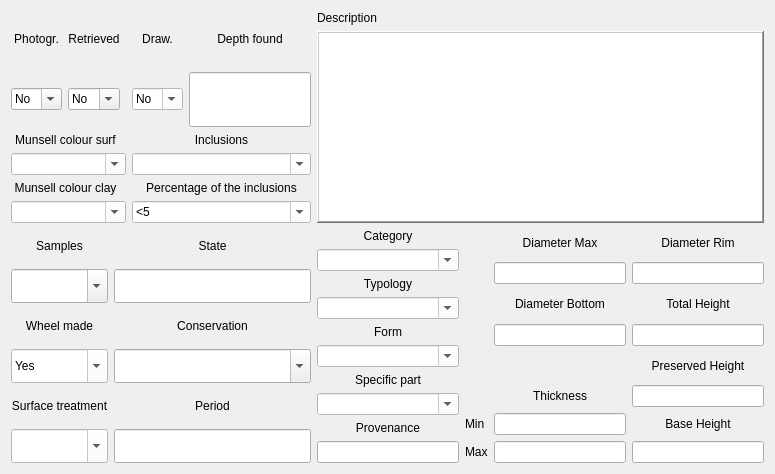
   <widget class="QWidget" name="tab">
    <attribute name="title">
     <string>Description data</string>
    </attribute>
    <layout class="QGridLayout" name="gridLayout_11">
     <item row="2" column="1" rowspan="2" colspan="2">
      <layout class="QGridLayout" name="gridLayout_4">
       <item row="0" column="0">
        <widget class="QLabel" name="label_26">
         <property name="sizePolicy">
          <sizepolicy hsizetype="Preferred" vsizetype="Expanding">
           <horstretch>0</horstretch>
           <verstretch>0</verstretch>
          </sizepolicy>
         </property>
         <property name="locale">
          <locale language="English" country="UnitedKingdom"/>
         </property>
         <property name="text">
          <string>Category</string>
         </property>
         <property name="alignment">
          <set>Qt::AlignCenter</set>
         </property>
        </widget>
       </item>
       <item row="1" column="0">
        <widget class="QComboBox" name="comboBox_category">
         <property name="enabled">
          <bool>true</bool>
         </property>
         <property name="sizePolicy">
          <sizepolicy hsizetype="Preferred" vsizetype="Expanding">
           <horstretch>0</horstretch>
           <verstretch>0</verstretch>
          </sizepolicy>
         </property>
         <property name="styleSheet">
          <string notr="true">background-color: rgb(255, 255, 255);</string>
         </property>
         <property name="locale">
          <locale language="English" country="UnitedKingdom"/>
         </property>
         <property name="editable">
          <bool>true</bool>
         </property>
         <item>
          <property name="text">
           <string/>
          </property>
         </item>
         <item>
          <property name="text">
           <string>Coarse ware</string>
          </property>
         </item>
         <item>
          <property name="text">
           <string>Cooking ware</string>
          </property>
         </item>
         <item>
          <property name="text">
           <string>Fine ware</string>
          </property>
         </item>
         <item>
          <property name="text">
           <string>Transport containers</string>
          </property>
         </item>
         <item>
          <property name="text">
           <string>Storage ware</string>
          </property>
         </item>
        </widget>
       </item>
       <item row="2" column="0">
        <widget class="QLabel" name="label_16">
         <property name="sizePolicy">
          <sizepolicy hsizetype="Preferred" vsizetype="Expanding">
           <horstretch>0</horstretch>
           <verstretch>0</verstretch>
          </sizepolicy>
         </property>
         <property name="locale">
          <locale language="English" country="UnitedKingdom"/>
         </property>
         <property name="text">
          <string>Typology</string>
         </property>
         <property name="alignment">
          <set>Qt::AlignCenter</set>
         </property>
        </widget>
       </item>
       <item row="3" column="0">
        <widget class="QComboBox" name="comboBox_typology">
         <property name="sizePolicy">
          <sizepolicy hsizetype="Preferred" vsizetype="Expanding">
           <horstretch>0</horstretch>
           <verstretch>0</verstretch>
          </sizepolicy>
         </property>
         <property name="styleSheet">
          <string notr="true">background-color: rgb(255, 255, 255);</string>
         </property>
         <property name="locale">
          <locale language="English" country="UnitedKingdom"/>
         </property>
         <property name="editable">
          <bool>true</bool>
         </property>
         <item>
          <property name="text">
           <string/>
          </property>
         </item>
         <item>
          <property name="text">
           <string>Amphora</string>
          </property>
         </item>
         <item>
          <property name="text">
           <string>Basin</string>
          </property>
         </item>
         <item>
          <property name="text">
           <string>Bottle</string>
          </property>
         </item>
         <item>
          <property name="text">
           <string>Bowl</string>
          </property>
         </item>
         <item>
          <property name="text">
           <string>Cooking pot</string>
          </property>
         </item>
         <item>
          <property name="text">
           <string>Jar</string>
          </property>
         </item>
         <item>
          <property name="text">
           <string>Jug</string>
          </property>
         </item>
         <item>
          <property name="text">
           <string>Juglet</string>
          </property>
         </item>
         <item>
          <property name="text">
           <string>Plate</string>
          </property>
         </item>
        </widget>
       </item>
       <item row="4" column="0">
        <widget class="QLabel" name="label_23">
         <property name="sizePolicy">
          <sizepolicy hsizetype="Preferred" vsizetype="Expanding">
           <horstretch>0</horstretch>
           <verstretch>0</verstretch>
          </sizepolicy>
         </property>
         <property name="locale">
          <locale language="English" country="UnitedKingdom"/>
         </property>
         <property name="text">
          <string>Form</string>
         </property>
         <property name="alignment">
          <set>Qt::AlignCenter</set>
         </property>
        </widget>
       </item>
       <item row="5" column="0">
        <widget class="QComboBox" name="comboBox_form">
         <property name="enabled">
          <bool>true</bool>
         </property>
         <property name="sizePolicy">
          <sizepolicy hsizetype="Preferred" vsizetype="Expanding">
           <horstretch>0</horstretch>
           <verstretch>0</verstretch>
          </sizepolicy>
         </property>
         <property name="styleSheet">
          <string notr="true">background-color: rgb(255, 255, 255);</string>
         </property>
         <property name="locale">
          <locale language="English" country="UnitedKingdom"/>
         </property>
         <property name="editable">
          <bool>true</bool>
         </property>
        </widget>
       </item>
       <item row="6" column="0">
        <widget class="QLabel" name="label_15">
         <property name="sizePolicy">
          <sizepolicy hsizetype="Preferred" vsizetype="Expanding">
           <horstretch>0</horstretch>
           <verstretch>0</verstretch>
          </sizepolicy>
         </property>
         <property name="locale">
          <locale language="English" country="UnitedKingdom"/>
         </property>
         <property name="text">
          <string>Specific part</string>
         </property>
         <property name="alignment">
          <set>Qt::AlignCenter</set>
         </property>
        </widget>
       </item>
       <item row="7" column="0">
        <widget class="QComboBox" name="comboBox_specific_form">
         <property name="enabled">
          <bool>true</bool>
         </property>
         <property name="sizePolicy">
          <sizepolicy hsizetype="Preferred" vsizetype="Expanding">
           <horstretch>0</horstretch>
           <verstretch>0</verstretch>
          </sizepolicy>
         </property>
         <property name="styleSheet">
          <string notr="true">background-color: rgb(255, 255, 255);</string>
         </property>
         <property name="locale">
          <locale language="English" country="UnitedKingdom"/>
         </property>
         <property name="editable">
          <bool>true</bool>
         </property>
         <item>
          <property name="text">
           <string/>
          </property>
         </item>
         <item>
          <property name="text">
           <string>Body</string>
          </property>
         </item>
         <item>
          <property name="text">
           <string>Upper body</string>
          </property>
         </item>
         <item>
          <property name="text">
           <string>Rim</string>
          </property>
         </item>
         <item>
          <property name="text">
           <string>Neck</string>
          </property>
         </item>
         <item>
          <property name="text">
           <string>Handle</string>
          </property>
         </item>
         <item>
          <property name="text">
           <string>Wall</string>
          </property>
         </item>
         <item>
          <property name="text">
           <string>Base</string>
          </property>
         </item>
        </widget>
       </item>
       <item row="8" column="0">
        <widget class="QLabel" name="label_138">
         <property name="sizePolicy">
          <sizepolicy hsizetype="Preferred" vsizetype="Expanding">
           <horstretch>0</horstretch>
           <verstretch>0</verstretch>
          </sizepolicy>
         </property>
         <property name="locale">
          <locale language="English" country="UnitedKingdom"/>
         </property>
         <property name="text">
          <string>Provenance</string>
         </property>
         <property name="alignment">
          <set>Qt::AlignCenter</set>
         </property>
        </widget>
       </item>
       <item row="9" column="0">
        <widget class="QLineEdit" name="lineEdit_provenance">
         <property name="sizePolicy">
          <sizepolicy hsizetype="Expanding" vsizetype="Expanding">
           <horstretch>0</horstretch>
           <verstretch>0</verstretch>
          </sizepolicy>
         </property>
         <property name="locale">
          <locale language="English" country="UnitedKingdom"/>
         </property>
         <property name="text">
          <string/>
         </property>
        </widget>
       </item>
      </layout>
     </item>
     <item row="0" column="1" colspan="3">
      <widget class="QLabel" name="label_24">
       <property name="locale">
        <locale language="English" country="UnitedKingdom"/>
       </property>
       <property name="frameShape">
        <enum>QFrame::NoFrame</enum>
       </property>
       <property name="frameShadow">
        <enum>QFrame::Sunken</enum>
       </property>
       <property name="text">
        <string>Description</string>
       </property>
      </widget>
     </item>
     <item row="0" column="0" rowspan="2">
      <layout class="QGridLayout" name="gridLayout_7">
       <item row="0" column="4">
        <widget class="QLabel" name="label_132">
         <property name="sizePolicy">
          <sizepolicy hsizetype="Preferred" vsizetype="Expanding">
           <horstretch>0</horstretch>
           <verstretch>0</verstretch>
          </sizepolicy>
         </property>
         <property name="locale">
          <locale language="English" country="UnitedKingdom"/>
         </property>
         <property name="text">
          <string>Depth found</string>
         </property>
         <property name="alignment">
          <set>Qt::AlignCenter</set>
         </property>
        </widget>
       </item>
       <item row="5" column="3" colspan="2">
        <widget class="QComboBox" name="comboBox_percent_inclusion">
         <property name="styleSheet">
          <string notr="true">background-color: rgb(255, 255, 255);</string>
         </property>
         <property name="locale">
          <locale language="English" country="UnitedKingdom"/>
         </property>
         <property name="editable">
          <bool>true</bool>
         </property>
         <item>
          <property name="text">
           <string>&lt;5</string>
          </property>
         </item>
         <item>
          <property name="text">
           <string>5-25</string>
          </property>
         </item>
         <item>
          <property name="text">
           <string>26-50</string>
          </property>
         </item>
         <item>
          <property name="text">
           <string>51-90</string>
          </property>
         </item>
         <item>
          <property name="text">
           <string>&gt;90</string>
          </property>
         </item>
        </widget>
       </item>
       <item row="4" column="0" colspan="2">
        <widget class="QLabel" name="label_9">
         <property name="locale">
          <locale language="English" country="UnitedKingdom"/>
         </property>
         <property name="text">
          <string>Munsell colour clay</string>
         </property>
         <property name="alignment">
          <set>Qt::AlignCenter</set>
         </property>
        </widget>
       </item>
       <item row="5" column="0" colspan="3">
        <widget class="QComboBox" name="comboBox_munsell_clay">
         <property name="styleSheet">
          <string notr="true">background-color: rgb(255, 255, 255);</string>
         </property>
         <property name="locale">
          <locale language="English" country="UnitedKingdom"/>
         </property>
         <property name="editable">
          <bool>true</bool>
         </property>
         <item>
          <property name="text">
           <string/>
          </property>
         </item>
        </widget>
       </item>
       <item row="0" column="0">
        <widget class="QLabel" name="label_20">
         <property name="locale">
          <locale language="English" country="UnitedKingdom"/>
         </property>
         <property name="frameShape">
          <enum>QFrame::NoFrame</enum>
         </property>
         <property name="text">
          <string>Photogr.</string>
         </property>
         <property name="alignment">
          <set>Qt::AlignCenter</set>
         </property>
        </widget>
       </item>
       <item row="3" column="0" colspan="3">
        <widget class="QComboBox" name="comboBox_munsell_surf">
         <property name="styleSheet">
          <string notr="true">background-color: rgb(255, 255, 255);</string>
         </property>
         <property name="locale">
          <locale language="English" country="UnitedKingdom"/>
         </property>
         <property name="editable">
          <bool>true</bool>
         </property>
         <item>
          <property name="text">
           <string/>
          </property>
         </item>
        </widget>
       </item>
       <item row="2" column="3" colspan="2">
        <widget class="QLabel" name="label_17">
         <property name="locale">
          <locale language="English" country="UnitedKingdom"/>
         </property>
         <property name="text">
          <string>Inclusions</string>
         </property>
         <property name="alignment">
          <set>Qt::AlignCenter</set>
         </property>
        </widget>
       </item>
       <item row="1" column="0">
        <widget class="QComboBox" name="comboBox_photo">
         <property name="locale">
          <locale language="English" country="UnitedKingdom"/>
         </property>
         <property name="editable">
          <bool>true</bool>
         </property>
         <item>
          <property name="text">
           <string>No</string>
          </property>
         </item>
         <item>
          <property name="text">
           <string>Yes</string>
          </property>
         </item>
        </widget>
       </item>
       <item row="0" column="1">
        <widget class="QLabel" name="label_13">
         <property name="locale">
          <locale language="English" country="UnitedKingdom"/>
         </property>
         <property name="frameShape">
          <enum>QFrame::NoFrame</enum>
         </property>
         <property name="text">
          <string>Retrieved</string>
         </property>
         <property name="alignment">
          <set>Qt::AlignCenter</set>
         </property>
        </widget>
       </item>
       <item row="1" column="1">
        <widget class="QComboBox" name="comboBox_ret">
         <property name="locale">
          <locale language="English" country="UnitedKingdom"/>
         </property>
         <property name="editable">
          <bool>true</bool>
         </property>
         <item>
          <property name="text">
           <string>No</string>
          </property>
         </item>
         <item>
          <property name="text">
           <string>Yes</string>
          </property>
         </item>
        </widget>
       </item>
       <item row="4" column="3" colspan="2">
        <widget class="QLabel" name="label_18">
         <property name="locale">
          <locale language="English" country="UnitedKingdom"/>
         </property>
         <property name="text">
          <string>Percentage of the inclusions</string>
         </property>
         <property name="alignment">
          <set>Qt::AlignCenter</set>
         </property>
        </widget>
       </item>
       <item row="2" column="0" colspan="2">
        <widget class="QLabel" name="label_10">
         <property name="locale">
          <locale language="English" country="UnitedKingdom"/>
         </property>
         <property name="text">
          <string>Munsell colour surf</string>
         </property>
         <property name="alignment">
          <set>Qt::AlignCenter</set>
         </property>
        </widget>
       </item>
       <item row="1" column="3">
        <widget class="QComboBox" name="comboBox_draw">
         <property name="styleSheet">
          <string notr="true">background-color: rgb(255, 255, 255);</string>
         </property>
         <property name="locale">
          <locale language="English" country="UnitedKingdom"/>
         </property>
         <property name="editable">
          <bool>true</bool>
         </property>
         <item>
          <property name="text">
           <string>No</string>
          </property>
         </item>
         <item>
          <property name="text">
           <string>Yes</string>
          </property>
         </item>
        </widget>
       </item>
       <item row="0" column="3">
        <widget class="QLabel" name="label_11">
         <property name="locale">
          <locale language="English" country="UnitedKingdom"/>
         </property>
         <property name="text">
          <string>Draw.</string>
         </property>
         <property name="alignment">
          <set>Qt::AlignCenter</set>
         </property>
        </widget>
       </item>
       <item row="1" column="4">
        <widget class="QLineEdit" name="lineEdit_depth">
         <property name="sizePolicy">
          <sizepolicy hsizetype="Expanding" vsizetype="Expanding">
           <horstretch>0</horstretch>
           <verstretch>0</verstretch>
          </sizepolicy>
         </property>
         <property name="locale">
          <locale language="English" country="UnitedKingdom"/>
         </property>
         <property name="text">
          <string/>
         </property>
        </widget>
       </item>
       <item row="3" column="3" colspan="2">
        <widget class="QComboBox" name="comboBox_inclusions">
         <property name="styleSheet">
          <string notr="true">background-color: rgb(255, 255, 255);</string>
         </property>
         <property name="locale">
          <locale language="English" country="UnitedKingdom"/>
         </property>
         <property name="editable">
          <bool>true</bool>
         </property>
        </widget>
       </item>
      </layout>
     </item>
     <item row="1" column="1" colspan="3">
      <widget class="QTextEdit" name="textEdit_description">
       <property name="font">
        <font>
         <family>MS Shell Dlg 2</family>
         <pointsize>10</pointsize>
         <weight>9</weight>
         <italic>false</italic>
         <bold>false</bold>
        </font>
       </property>
       <property name="locale">
        <locale language="English" country="UnitedKingdom"/>
       </property>
       <property name="frameShape">
        <enum>QFrame::WinPanel</enum>
       </property>
       <property name="frameShadow">
        <enum>QFrame::Raised</enum>
       </property>
       <property name="tabChangesFocus">
        <bool>true</bool>
       </property>
       <property name="textInteractionFlags">
        <set>Qt::LinksAccessibleByKeyboard|Qt::LinksAccessibleByMouse|Qt::TextBrowserInteraction|Qt::TextEditable|Qt::TextEditorInteraction|Qt::TextSelectableByKeyboard|Qt::TextSelectableByMouse</set>
       </property>
      </widget>
     </item>
     <item row="2" column="3" rowspan="2">
      <layout class="QGridLayout" name="gridLayout_3">
       <item row="6" column="0">
        <widget class="QLabel" name="label_134">
         <property name="locale">
          <locale language="English" country="UnitedKingdom"/>
         </property>
         <property name="text">
          <string>Min</string>
         </property>
        </widget>
       </item>
       <item row="0" column="2">
        <widget class="QLabel" name="label_44">
         <property name="locale">
          <locale language="English" country="UnitedKingdom"/>
         </property>
         <property name="text">
          <string>Diameter Rim</string>
         </property>
         <property name="alignment">
          <set>Qt::AlignCenter</set>
         </property>
        </widget>
       </item>
       <item row="2" column="2">
        <widget class="QLabel" name="label_46">
         <property name="locale">
          <locale language="English" country="UnitedKingdom"/>
         </property>
         <property name="text">
          <string>Total Height</string>
         </property>
         <property name="alignment">
          <set>Qt::AlignCenter</set>
         </property>
        </widget>
       </item>
       <item row="0" column="1">
        <widget class="QLabel" name="label_42">
         <property name="locale">
          <locale language="English" country="UnitedKingdom"/>
         </property>
         <property name="text">
          <string>Diameter Max</string>
         </property>
         <property name="alignment">
          <set>Qt::AlignCenter</set>
         </property>
        </widget>
       </item>
       <item row="1" column="2">
        <widget class="QLineEdit" name="lineEdit_dr"/>
       </item>
       <item row="2" column="1">
        <widget class="QLabel" name="label_45">
         <property name="locale">
          <locale language="English" country="UnitedKingdom"/>
         </property>
         <property name="text">
          <string>Diameter Bottom</string>
         </property>
         <property name="alignment">
          <set>Qt::AlignCenter</set>
         </property>
        </widget>
       </item>
       <item row="5" column="1">
        <widget class="QLabel" name="label_130">
         <property name="locale">
          <locale language="English" country="UnitedKingdom"/>
         </property>
         <property name="text">
          <string>Thickness</string>
         </property>
         <property name="alignment">
          <set>Qt::AlignCenter</set>
         </property>
        </widget>
       </item>
       <item row="1" column="1">
        <widget class="QLineEdit" name="lineEdit_dm"/>
       </item>
       <item row="6" column="1">
        <widget class="QLineEdit" name="lineEdit_thickmin"/>
       </item>
       <item row="5" column="2">
        <widget class="QLineEdit" name="lineEdit_ph"/>
       </item>
       <item row="3" column="1">
        <widget class="QLineEdit" name="lineEdit_db"/>
       </item>
       <item row="6" column="2">
        <widget class="QLabel" name="label_49">
         <property name="locale">
          <locale language="English" country="UnitedKingdom"/>
         </property>
         <property name="text">
          <string>Base Height</string>
         </property>
         <property name="alignment">
          <set>Qt::AlignCenter</set>
         </property>
        </widget>
       </item>
       <item row="7" column="0">
        <widget class="QLabel" name="label_135">
         <property name="locale">
          <locale language="English" country="UnitedKingdom"/>
         </property>
         <property name="text">
          <string>Max</string>
         </property>
        </widget>
       </item>
       <item row="4" column="2">
        <widget class="QLabel" name="label_47">
         <property name="locale">
          <locale language="English" country="UnitedKingdom"/>
         </property>
         <property name="text">
          <string>Preserved Height</string>
         </property>
         <property name="alignment">
          <set>Qt::AlignCenter</set>
         </property>
        </widget>
       </item>
       <item row="3" column="2">
        <widget class="QLineEdit" name="lineEdit_th"/>
       </item>
       <item row="7" column="1">
        <widget class="QLineEdit" name="lineEdit_thickmax"/>
       </item>
       <item row="7" column="2">
        <widget class="QLineEdit" name="lineEdit_bh"/>
       </item>
      </layout>
     </item>
     <item row="2" column="0" rowspan="2">
      <layout class="QGridLayout" name="gridLayout_5">
       <item row="6" column="1">
        <widget class="QLabel" name="label_136">
         <property name="sizePolicy">
          <sizepolicy hsizetype="Preferred" vsizetype="Expanding">
           <horstretch>0</horstretch>
           <verstretch>0</verstretch>
          </sizepolicy>
         </property>
         <property name="locale">
          <locale language="English" country="UnitedKingdom"/>
         </property>
         <property name="text">
          <string>Period</string>
         </property>
         <property name="alignment">
          <set>Qt::AlignCenter</set>
         </property>
        </widget>
       </item>
       <item row="6" column="0">
        <widget class="QLabel" name="label_19">
         <property name="sizePolicy">
          <sizepolicy hsizetype="Preferred" vsizetype="Expanding">
           <horstretch>0</horstretch>
           <verstretch>0</verstretch>
          </sizepolicy>
         </property>
         <property name="locale">
          <locale language="English" country="UnitedKingdom"/>
         </property>
         <property name="text">
          <string>Surface treatment</string>
         </property>
         <property name="alignment">
          <set>Qt::AlignCenter</set>
         </property>
        </widget>
       </item>
       <item row="4" column="1">
        <widget class="QComboBox" name="comboBox_conservation">
         <property name="sizePolicy">
          <sizepolicy hsizetype="Preferred" vsizetype="Expanding">
           <horstretch>0</horstretch>
           <verstretch>0</verstretch>
          </sizepolicy>
         </property>
         <property name="locale">
          <locale language="English" country="UnitedKingdom"/>
         </property>
         <property name="editable">
          <bool>true</bool>
         </property>
        </widget>
       </item>
       <item row="4" column="0">
        <widget class="QComboBox" name="comboBox_wheelmade">
         <property name="sizePolicy">
          <sizepolicy hsizetype="Preferred" vsizetype="Expanding">
           <horstretch>0</horstretch>
           <verstretch>0</verstretch>
          </sizepolicy>
         </property>
         <property name="styleSheet">
          <string notr="true">background-color: rgb(255, 255, 255);</string>
         </property>
         <property name="locale">
          <locale language="English" country="UnitedKingdom"/>
         </property>
         <property name="editable">
          <bool>true</bool>
         </property>
         <item>
          <property name="text">
           <string>Yes</string>
          </property>
         </item>
         <item>
          <property name="text">
           <string>No</string>
          </property>
         </item>
        </widget>
       </item>
       <item row="7" column="1">
        <widget class="QLineEdit" name="lineEdit_period">
         <property name="sizePolicy">
          <sizepolicy hsizetype="Expanding" vsizetype="Expanding">
           <horstretch>0</horstretch>
           <verstretch>0</verstretch>
          </sizepolicy>
         </property>
         <property name="locale">
          <locale language="English" country="UnitedKingdom"/>
         </property>
         <property name="text">
          <string/>
         </property>
        </widget>
       </item>
       <item row="7" column="0">
        <widget class="QComboBox" name="comboBox_surf_treatment">
         <property name="sizePolicy">
          <sizepolicy hsizetype="Preferred" vsizetype="Expanding">
           <horstretch>0</horstretch>
           <verstretch>0</verstretch>
          </sizepolicy>
         </property>
         <property name="styleSheet">
          <string notr="true">background-color: rgb(255, 255, 255);</string>
         </property>
         <property name="locale">
          <locale language="English" country="UnitedKingdom"/>
         </property>
         <property name="editable">
          <bool>true</bool>
         </property>
         <item>
          <property name="text">
           <string/>
          </property>
         </item>
         <item>
          <property name="text">
           <string>Slipped red</string>
          </property>
         </item>
         <item>
          <property name="text">
           <string>Buff</string>
          </property>
         </item>
         <item>
          <property name="text">
           <string>Washed</string>
          </property>
         </item>
         <item>
          <property name="text">
           <string>Polished</string>
          </property>
         </item>
        </widget>
       </item>
       <item row="1" column="0">
        <widget class="QComboBox" name="comboBox_samples">
         <property name="sizePolicy">
          <sizepolicy hsizetype="Preferred" vsizetype="Expanding">
           <horstretch>0</horstretch>
           <verstretch>0</verstretch>
          </sizepolicy>
         </property>
         <property name="locale">
          <locale language="English" country="UnitedKingdom"/>
         </property>
         <property name="editable">
          <bool>true</bool>
         </property>
        </widget>
       </item>
       <item row="1" column="1">
        <widget class="QLineEdit" name="lineEdit_state">
         <property name="sizePolicy">
          <sizepolicy hsizetype="Expanding" vsizetype="Expanding">
           <horstretch>0</horstretch>
           <verstretch>0</verstretch>
          </sizepolicy>
         </property>
         <property name="locale">
          <locale language="English" country="UnitedKingdom"/>
         </property>
         <property name="text">
          <string/>
         </property>
        </widget>
       </item>
       <item row="0" column="1">
        <widget class="QLabel" name="label_139">
         <property name="sizePolicy">
          <sizepolicy hsizetype="Preferred" vsizetype="Expanding">
           <horstretch>0</horstretch>
           <verstretch>0</verstretch>
          </sizepolicy>
         </property>
         <property name="locale">
          <locale language="English" country="UnitedKingdom"/>
         </property>
         <property name="text">
          <string>State</string>
         </property>
         <property name="alignment">
          <set>Qt::AlignCenter</set>
         </property>
        </widget>
       </item>
       <item row="2" column="0">
        <widget class="QLabel" name="label_22">
         <property name="sizePolicy">
          <sizepolicy hsizetype="Preferred" vsizetype="Expanding">
           <horstretch>0</horstretch>
           <verstretch>0</verstretch>
          </sizepolicy>
         </property>
         <property name="locale">
          <locale language="English" country="UnitedKingdom"/>
         </property>
         <property name="text">
          <string>Wheel made</string>
         </property>
         <property name="scaledContents">
          <bool>false</bool>
         </property>
         <property name="alignment">
          <set>Qt::AlignCenter</set>
         </property>
        </widget>
       </item>
       <item row="2" column="1">
        <widget class="QLabel" name="label_56">
         <property name="sizePolicy">
          <sizepolicy hsizetype="Preferred" vsizetype="Expanding">
           <horstretch>0</horstretch>
           <verstretch>0</verstretch>
          </sizepolicy>
         </property>
         <property name="locale">
          <locale language="English" country="UnitedKingdom"/>
         </property>
         <property name="frameShape">
          <enum>QFrame::NoFrame</enum>
         </property>
         <property name="text">
          <string>Conservation</string>
         </property>
         <property name="alignment">
          <set>Qt::AlignCenter</set>
         </property>
         <property name="openExternalLinks">
          <bool>true</bool>
         </property>
        </widget>
       </item>
       <item row="0" column="0">
        <widget class="QLabel" name="label_137">
         <property name="sizePolicy">
          <sizepolicy hsizetype="Preferred" vsizetype="Expanding">
           <horstretch>0</horstretch>
           <verstretch>0</verstretch>
          </sizepolicy>
         </property>
         <property name="locale">
          <locale language="English" country="UnitedKingdom"/>
         </property>
         <property name="text">
          <string>Samples</string>
         </property>
         <property name="alignment">
          <set>Qt::AlignCenter</set>
         </property>
        </widget>
       </item>
      </layout>
     </item>
    </layout>
   </widget>
